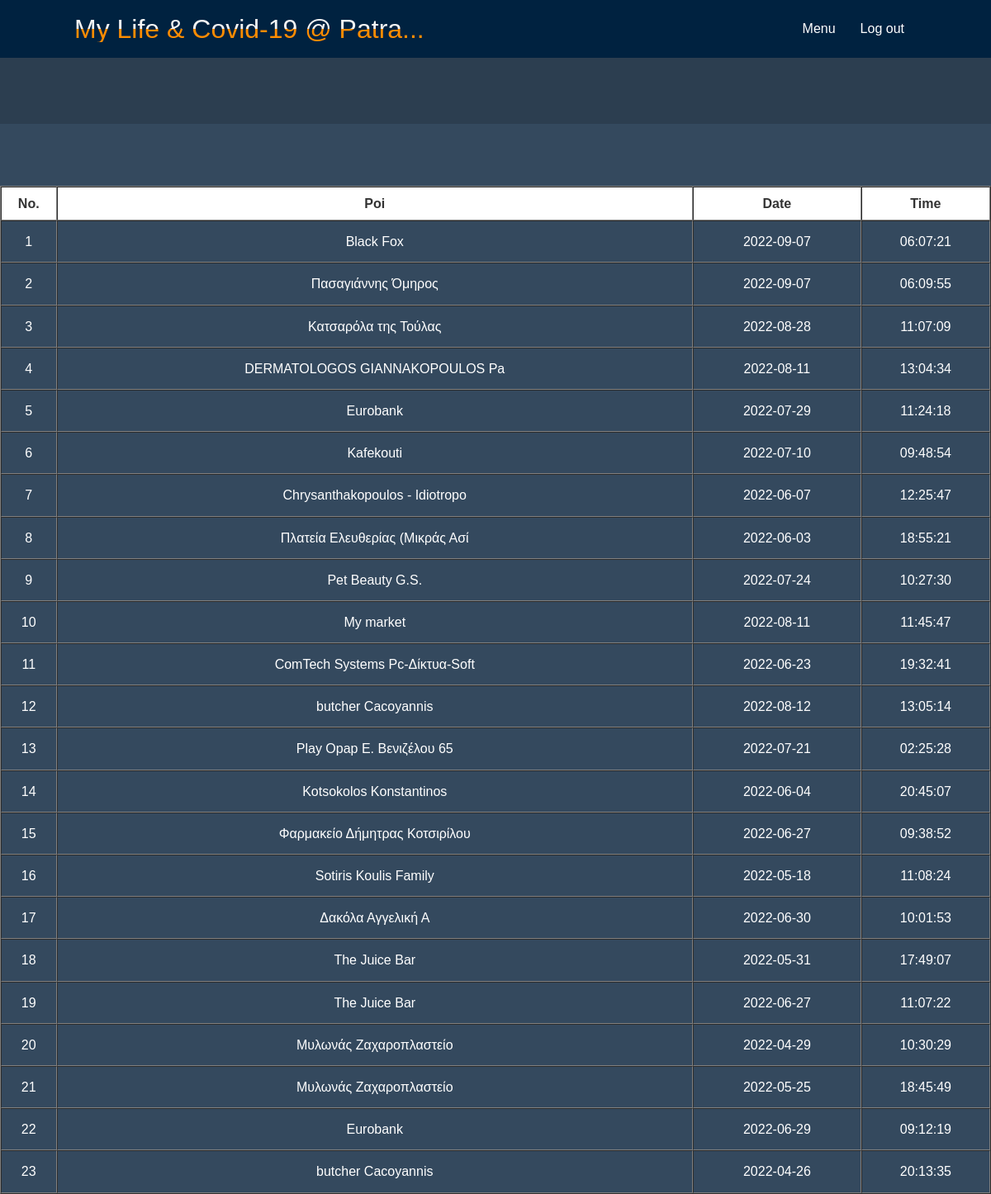
The page /view_poi_history.php (signed in) on the database its author committed.
### tables this page shows
CREATE TABLE `visit_by` (
  `v_username` varchar(30) NOT NULL,
  `v_poi` varchar(30) NOT NULL,
  `v_poi_name` varchar(30) NOT NULL,
  `v_date` date DEFAULT NULL,
  `v_time` time DEFAULT NULL,
  `visit_id` int(5) NOT NULL
);

### view_poi_history.php (the view, shortened to what this page needs)
<?php
  include_once 'cus_header.php';
  $username = $_SESSION["useruid"];
  include 'includes/dbh.inc.php';
  $query = "SELECT v_poi_name, v_date, v_time FROM visit_by WHERE v_username = '$username';";
  $run = mysqli_query($conn,$query);
?>
<!DOCTYPE html>
<html>
<head>
     <link rel="stylesheet" type="text/css" href="style8.css">
</head>
<body>
<header></header>
<table border="1" cellspacing="0" cellpadding="0">
     <tr class="heading">
       <th>No.</th>
          <th>Poi</th>
          <th>Date</th>
          <th>Time</th>
     </tr>
     <?php
     $i=1;
          if ($num = mysqli_num_rows($run)>0) {
               while ($result = mysqli_fetch_assoc($run)) {
                    echo "
                         <tr class='data'>
                         <td>".$i++."</td>
                              <td>".$result['v_poi_name']."</td>
                              <td>".$result['v_date']."</td>
                              <td>".$result['v_time']."</td>
                         </tr>
                    ";
               }
          }
     ?>
</table>
</body>
</html>
<?php
  include_once 'footer.php';
?>

### cus_header.php (shortened to what this page needs)
<!DOCTYPE html>
<html>
<head>
  <link rel="stylesheet" href="style6.css"/>
</head>
  <div class="navbar">
    <div class="navbar_container flex">
      <h1 id="navbar__logo">My Life & Covid-19 @ Patra...</h1>
      <nav>
          <ul>
            <?php
            if (isset($_SESSION["useruid"])) {
              echo "<li><a href='cus_menu.php'>Menu</a></li>";
              echo "<li><a href='includes/logout.inc.php'>Log out</a></li>";
            }
            else {
              echo "<li><a href='login_signup_customer.php'>Customer</a></li>";
              echo "<li><a href='login_administrator.php'>Administrator</a></li>";
            }
            ?>
          </ul>
      </nav>
    </div>
  </div>
</html>

### footer.php (shortened to what this page needs)
</body>
</html>

### style6.css (style rules this page uses)
:root { --primary-color: #047aed; --secondary-color: #1c3fa8; --dark-color: #002240; --light-color: #f4f4f4; --success-color: #5cb85c; --error-color: #d9534f; }
* { padding: 0; margin: 0; }
body { font-family: 'Lato', sans-serif; color: #333; line-height: 1.2; background-color: #002240; }
ul { list-style-type: none; }
a { text-decoration: none; color: #333; }
h1, h2 { font-weight: 200; line-height: 1.0; }
.navbar { background-color: #002240; color: #fff; height: 70px; }
.navbar_container { max-width: 1100px; margin: 0 auto; overflow: auto; padding: 0 40px; }
#navbar__logo { background-color: #ff8177; background-image: linear-gradient(to top, #ff8c00 50%, #f4f4f4 50%); background-size: 100%; -webkit-background-clip: text; -moz-background-clip: text; -webkit-text-fill-color: transparent; -moz-text-fill-color: transparent; display: flex; align-items: center; cursor: pointer; text-decoration: none; font-size: 2rem; }
.flex { display: flex; justify-content: center; align-items: center; height: 100%; }
.navbar ul { display: flex; }
.navbar a { color: #fff; padding: 10px; margin: 0 5px; }
.navbar .flex { justify-content: space-between; }

### style8.css (style rules this page uses)
* { padding: 0; margin: 0; box-sizing: border-box; }
body { width: 100%; height: 100%; background-color: #34495e; position: relative; font-family: 'verdana',sans-serif; }
header { width: 100%; height: 80px; background-color: #2c3e50; }
table { width: 100%; height: 100%; position: absolute; top: 150%; }
.heading { background-color: #FFFF; }
.heading th { padding: 10px 0; }
.data { text-align: center; color: #FFFF; }
.data td { padding: 15px 0; }

### rows shown on the page
visit_by: v_poi_name "Black Fox", v_date "2022-09-07", v_time "06:07:21"
visit_by: v_poi_name "Πασαγιάννης Όμηρος", v_date "2022-09-07", v_time "06:09:55"
visit_by: v_poi_name "Κατσαρόλα της Τούλας", v_date "2022-08-28", v_time "11:07:09"
visit_by: v_poi_name "DERMATOLOGOS GIANNAKOPOULOS Pa", v_date "2022-08-11", v_time "13:04:34"
visit_by: v_poi_name "Eurobank", v_date "2022-07-29", v_time "11:24:18"
visit_by: v_poi_name "Kafekouti", v_date "2022-07-10", v_time "09:48:54"
visit_by: v_poi_name "Chrysanthakopoulos - Idiotropo", v_date "2022-06-07", v_time "12:25:47"
visit_by: v_poi_name "Πλατεία Ελευθερίας (Μικράς Ασί", v_date "2022-06-03", v_time "18:55:21"
visit_by: v_poi_name "Pet Beauty G.S.", v_date "2022-07-24", v_time "10:27:30"
visit_by: v_poi_name "My market", v_date "2022-08-11", v_time "11:45:47"
visit_by: v_poi_name "ComTech Systems Pc-Δίκτυα-Soft", v_date "2022-06-23", v_time "19:32:41"
visit_by: v_poi_name "butcher Cacoyannis", v_date "2022-08-12", v_time "13:05:14"
visit_by: v_poi_name "Play Opap Ε. Βενιζέλου 65", v_date "2022-07-21", v_time "02:25:28"
visit_by: v_poi_name "Kotsokolos Konstantinos", v_date "2022-06-04", v_time "20:45:07"
visit_by: v_poi_name "Φαρμακείο Δήμητρας Κοτσιρίλου", v_date "2022-06-27", v_time "09:38:52"
visit_by: v_poi_name "Sotiris Koulis Family", v_date "2022-05-18", v_time "11:08:24"
visit_by: v_poi_name "Δακόλα Αγγελική Α", v_date "2022-06-30", v_time "10:01:53"
visit_by: v_poi_name "The Juice Bar", v_date "2022-05-31", v_time "17:49:07"
visit_by: v_poi_name "The Juice Bar", v_date "2022-06-27", v_time "11:07:22"
visit_by: v_poi_name "Μυλωνάς Ζαχαροπλαστείο", v_date "2022-04-29", v_time "10:30:29"
visit_by: v_poi_name "Μυλωνάς Ζαχαροπλαστείο", v_date "2022-05-25", v_time "18:45:49"
visit_by: v_poi_name "Eurobank", v_date "2022-06-29", v_time "09:12:19"
visit_by: v_poi_name "butcher Cacoyannis", v_date "2022-04-26", v_time "20:13:35"
